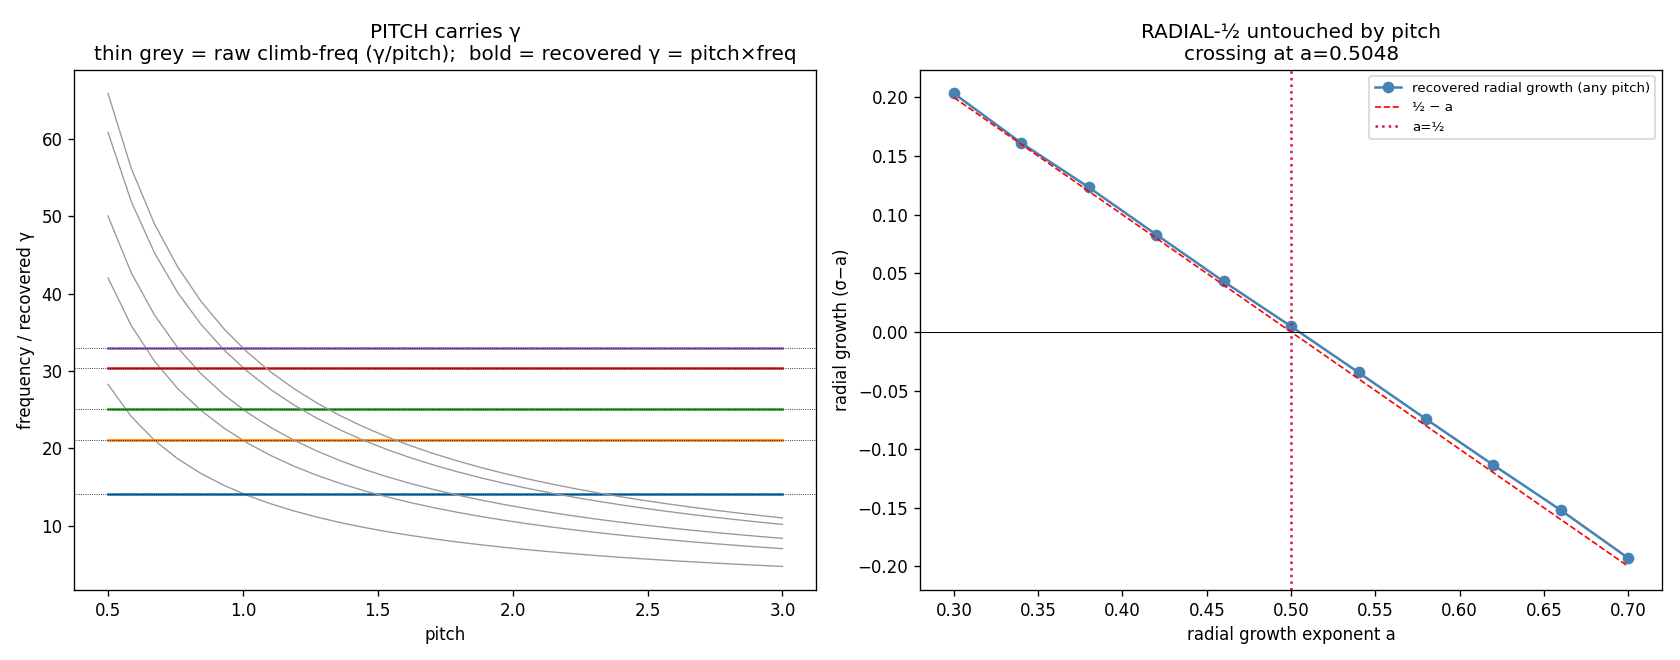

Generate this figure with Python:
"""
Fold PITCH in as its own axis (ζ).

Read along the helix climb at pitch p: the height step is p·(log-x step), so a mode's measured
climb-rate is (ρ−a)/p.  Hence:
    measured climb-frequency = γ / p          (raw, depends on pitch)
    recovered γ = p × (climb-frequency) = γ    (pitch carries γ)
    radial frame: drift = (σ−a)/p  → 0 ⟺ σ=a, crossing at a=½ for ANY pitch (radial untouched)
So pitch is the height/rate scale (carries γ), independent of the radial-rate frame a (=½).
"""
import numpy as np, math, os
import matplotlib; matplotlib.use('Agg'); import matplotlib.pyplot as plt
OUT = os.path.dirname(os.path.abspath(__file__))

N = 4_000_000
print(f"sieve + von Mangoldt (ζ) to {N:,} ...")
sieve = np.ones(N+1, bool); sieve[:2] = False
for i in range(2, int(N**0.5)+1):
    if sieve[i]: sieve[i*i::i] = False
Lam = np.zeros(N+1)
for p in np.nonzero(sieve)[0].tolist():
    lp = math.log(p); pk = p
    while pk <= N: Lam[pk] = lp; pk *= p
psi = np.cumsum(Lam)

def mpencil(y, order):
    L = len(y)//2
    Y = np.lib.stride_tricks.sliding_window_view(y, L+1)
    _, _, Vh = np.linalg.svd(Y, full_matrices=False)
    V = Vh.conj().T[:, :order]
    return np.linalg.eigvals(np.linalg.pinv(V[:-1]) @ V[1:])

du = 0.006
u = np.arange(5.0, math.log(N) - 0.05, du)
x = np.exp(u); idx = np.clip(np.floor(x).astype(int), 0, N)
known = np.array([14.1347,21.0220,25.0109,30.4249,32.9351,37.5862,40.9187,43.3271])

# --- modes at the a=½ frame (true ρ−½) ---
F = (psi[idx] - x) / np.sqrt(x); F = F - F.mean()
rate = np.log(mpencil(F.astype(complex), 110)) / du
gam = rate.imag; gr = rate.real
sel = (gam > 5) & (gam < 45) & (np.abs(gr) < 0.3)
gam_t = np.array(sorted(gam[sel]))
# match first few to known
gtrue = []
for k in known:
    c = gam_t[np.argmin(np.abs(gam_t - k))]
    if abs(c - k) < 0.5: gtrue.append(c)
gtrue = np.array(gtrue)
print("matched γ (a=½):", ", ".join(f"{g:.3f}" for g in gtrue))

# --- radial drift vs a (the radial-rate frame), independent of pitch ---
A = np.linspace(0.30, 0.70, 11); drift = []
for a in A:
    Fa = (psi[idx] - x) / x**a; Fa = Fa - Fa.mean()
    r = np.log(mpencil(Fa.astype(complex), 100)) / du
    g, d = r.imag, r.real
    s = (g > 5) & (g < 45) & (np.abs(d) < 0.45)
    drift.append(np.median(d[s]))
drift = np.array(drift)
zc = np.interp(0.0, drift[::-1], A[::-1])
print(f"radial-½ crossing at a={zc:.4f} (pitch-invariant: recovery cancels the pitch scale)")

pitches = np.linspace(0.5, 3.0, 30)
fig, (axA, axB) = plt.subplots(1, 2, figsize=(14, 5.5))
# Panel A: pitch carries γ
for g in gtrue[:5]:
    axA.plot(pitches, g/pitches, lw=0.8, color='0.6')                 # raw climb-frequency = γ/pitch
    axA.plot(pitches, pitches*(g/pitches), lw=1.6)                    # recovered γ = pitch×freq (flat)
    axA.axhline(g, color='k', ls=':', lw=0.5)
axA.set_title('PITCH carries γ\nthin grey = raw climb-freq (γ/pitch);  bold = recovered γ = pitch×freq')
axA.set_xlabel('pitch'); axA.set_ylabel('frequency / recovered γ')
# Panel B: radial-½ untouched
axB.plot(A, drift, 'o-', color='steelblue', label='recovered radial growth (any pitch)')
axB.plot(A, 0.5 - A, 'r--', lw=1, label='½ − a')
axB.axhline(0, color='k', lw=0.6); axB.axvline(0.5, color='crimson', ls=':', label='a=½')
axB.set_title(f'RADIAL-½ untouched by pitch\ncrossing at a={zc:.4f}')
axB.set_xlabel('radial growth exponent a'); axB.set_ylabel('radial growth (σ−a)'); axB.legend(fontsize=8)
fig.tight_layout(); fig.savefig(f'{OUT}/pitch_scan.png', dpi=120)
print(f"saved {OUT}/pitch_scan.png")
